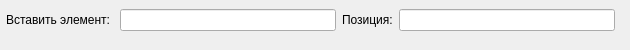
           <widget class="QWidget" name="insert_tree_page">
            <widget class="QWidget" name="formLayoutWidget_2">
             <property name="geometry">
              <rect>
               <x>0</x>
               <y>0</y>
               <width>621</width>
               <height>41</height>
              </rect>
             </property>
             <layout class="QGridLayout" name="gridLayout_12">
              <property name="leftMargin">
               <number>6</number>
              </property>
              <property name="topMargin">
               <number>6</number>
              </property>
              <property name="rightMargin">
               <number>6</number>
              </property>
              <property name="bottomMargin">
               <number>6</number>
              </property>
              <item row="0" column="1">
               <widget class="QLineEdit" name="insert_tree_elemLineEdit"/>
              </item>
              <item row="0" column="0">
               <widget class="QLabel" name="insert_tree_elemLabel">
                <property name="text">
                 <string>Вставить элемент: </string>
                </property>
               </widget>
              </item>
              <item row="0" column="3">
               <widget class="QLineEdit" name="insert_tree_posLineEdit"/>
              </item>
              <item row="0" column="2">
               <widget class="QLabel" name="insert_tree_posLabel">
                <property name="text">
                 <string>Позиция:</string>
                </property>
               </widget>
              </item>
             </layout>
            </widget>
           </widget>
